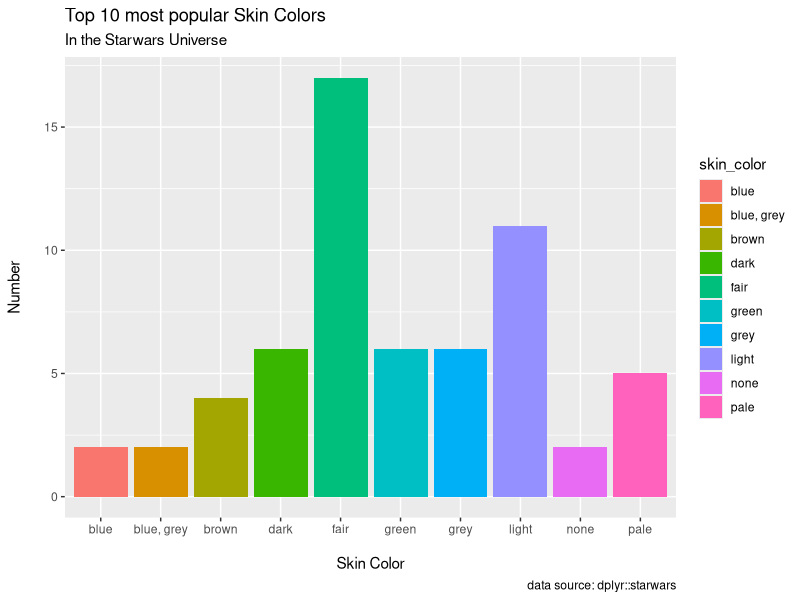

The R script that drew this image:
## ---- chunk 1
library(tidyverse)
## ---- chunk 2
starwars
## ---- chunk 3
starwars %>%
  count(skin_color) %>%
  arrange(desc(n)) %>%
  slice(1:10) %>%
  ggplot(aes(x = skin_color, y = n, fill = skin_color)) +
  geom_col() +
  labs(
    title = "Top 10 most popular Skin Colors",
    subtitle = "In the Starwars Universe",
    x = "\nSkin Color", y = "Number\n",
    caption = "data source: dplyr::starwars")
## ---- chunk 4
starwars %>% 
  filter(species == "Droid")
## ---- chunk 5
starwars %>% 
  select(name, ends_with("color"))
## ---- chunk 6
starwars %>% 
  mutate(name, bmi = mass / ((height / 100)  ^ 2)) %>%
  select(name:mass, bmi)
## ---- chunk 7
starwars %>% 
  arrange(desc(mass))
